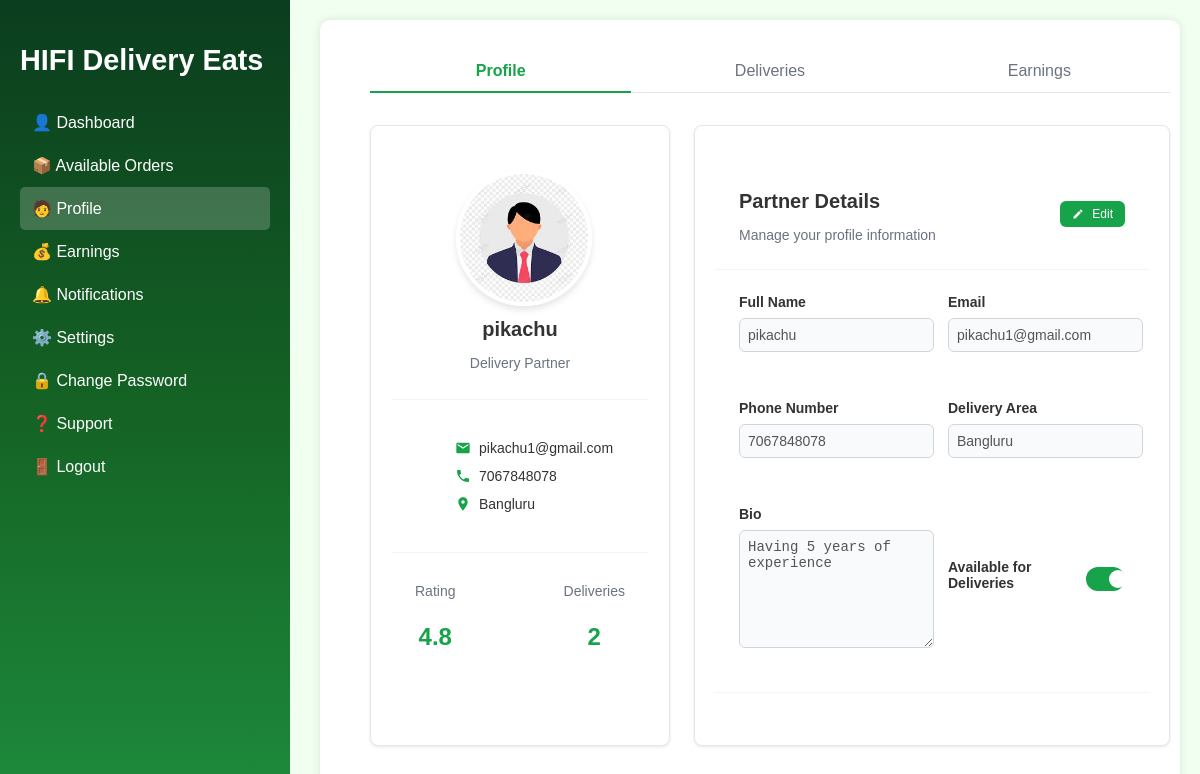
The page /delivery-partner/profile (signed in) on the database its author committed.
### models.py (models this page shows, shortened)
class DeliveryAgent(UserMixin, db.Model):
    __tablename__ = 'delivery_agent'
    id = db.Column(db.Integer, primary_key=True)
    username = db.Column(db.String(100))
    email = db.Column(db.String(100), unique=True)
    phone = db.Column(db.Integer, unique=True, nullable=False)
    password = db.Column(db.String(100), nullable=False)
    image = db.Column(db.String(255), nullable=True, server_default='')
    bio = db.Column(db.Text, nullable=True, server_default='')
    delivery_area = db.Column(db.String(100), nullable=False)
    available_slots = db.Column(db.Boolean, nullable=False, default=True)
    id_proof = db.Column(db.String(12), nullable=False, server_default='')
    is_approved = db.Column(db.Boolean, nullable=False, server_default='0')
    is_active = db.Column(db.Boolean, nullable=False, server_default='1')
    def __repr__(self):
        return f'<DeliveryAgent {self.username}>'

### routes.py (the view)
    @app.route('/delivery-partner/profile')
    def delivery_partner_profile():
        if not current_user.is_authenticated:
            flash("Please log in to access your profile.", "danger")
            return redirect(url_for('employee_login'))
        agent = DeliveryAgent.query.get(current_user.id)
        print("Loaded agent:", agent)
        return render_template('delivery_agent/profile.html', user=agent)

### templates/delivery_agent/profile.html (shortened to what this page needs)
{% extends "/delivery_agent/index.html" %}
{% block css %}
<link rel="stylesheet" href="/css/delivery_agent/profile.css">
{% endblock css %}
{% block content %}
    <div class="container">
        <form id="profile-form" action="{{ url_for('edit_delivery_agent', agent_id=user.id) }}" method="POST" enctype="multipart/form-data">
            <div class="profile-container">
                <div class="tabs">
                    <div class="tab-list">
                        <button type="button" class="tab-button active" data-tab="profile">Profile</button>
                        <button type="button" class="tab-button" data-tab="deliveries">Deliveries</button>
                        <button type="button" class="tab-button" data-tab="earnings">Earnings</button>
                    </div>
                    <div class="tab-content active" id="profile-tab">
                        <div class="profile-grid">
                            <div class="card">
                                <div class="card-header text-center">
                                    <div class="profile-image-container">
                                        <img id="profile-img" src="{{ url_for('static', filename=user.image) or 'https://via.placeholder.com/128' }}" alt="Profile picture" class="profile-image">
                                    </div>
                                    <h3 class="profile-name" id="display-name">{{ user.username }}</h3>
                                    <p class="profile-role">Delivery Partner</p>
                                </div>
                                <div class="card-content">
                                    <ul class="info-list">
                                        <li class="info-item">
                                            <svg class="info-icon" viewBox="0 0 24 24">
                                                <path fill="currentColor" d="M20 4H4c-1.1 0-1.99.9-1.99 2L2 18c0 1.1.9 2 2 2h16c1.1 0 2-.9 2-2V6c0-1.1-.9-2-2-2zm0 4l-8 5-8-5V6l8 5 8-5v2z"></path>
                                            </svg>
                                            <span id="display-email">{{ user.email }}</span>
                                        </li>
                                        <li class="info-item">
                                            <span id="display-phone">{{ user.phone }}</span>
                                        </li>
                                        <li class="info-item">
                                            <svg class="info-icon" viewBox="0 0 24 24">
                                                <path fill="currentColor" d="M12 2C8.13 2 5 5.13 5 9c0 5.25 7 13 7 13s7-7.75 7-13c0-3.87-3.13-7-7-7zm0 9.5c-1.38 0-2.5-1.12-2.5-2.5s1.12-2.5 2.5-2.5 2.5 1.12 2.5 2.5-1.12 2.5-2.5 2.5z"></path>
                                            </svg>
                                            <span id="display-area">{{ user.delivery_area }}</span>
                                        </li>
                                    </ul>
                                </div>
                                <div class="card-footer">
                                    <div>
                                        <p class="stat-label">Rating</p>
                                        <p class="stat-value">4.8</p>
                                    </div>
                                    <div>
                                        <p class="stat-label">Deliveries</p>
                                        <p class="stat-value">2</p>
                                    </div>
                                </div>
                            </div>
                            <div class="card">
                                <div class="card-header card-header-flex">
                                    <div>
                                        <h3 class="card-title">Partner Details</h3>
                                        <p class="card-description">Manage your profile information</p>
                                    </div>
                                    <button type="button" id="edit-toggle-btn" class="btn btn-primary btn-sm">
                                    </button>
                                </div>
                                <div class="card-content">
                                    <div class="form-grid">
                                        <div class="form-group">
                                            <label for="name" class="form-label">Full Name</label>
                                            <input type="text" id="name" name="username" class="form-control" value="{{ user.username }}">
                                        </div>
                                        <div class="form-group">
                                            <label for="email" class="form-label">Email</label>
                                            <input type="email" id="email" name="email" class="form-control" value="{{ user.email }}">
                                        </div>
                                        <div class="form-group">
                                            <label for="phone" class="form-label">Phone Number</label>
                                            <input type="text" id="phone" name="phone" class="form-control" value="{{ user.phone }}">
                                        </div>
                                        <div class="form-group">
                                            <label for="deliveryArea" class="form-label">Delivery Area</label>
                                            <input type="text" id="deliveryArea" name="delivery_area" class="form-control" value="{{ user.delivery_area }}">
                                        </div>
                                        <div class="form-group">
                                            <label for="bio" class="form-label">Bio</label>
                                            <textarea id="bio" name="bio" class="form-control">{{ user.bio }}</textarea>
                                        </div>
                                        <div class="form-group form-switch">
                                            <label for="available" class="form-label">Available for Deliveries</label>
                                            <label class="switch">
                                                <span class="slider"></span>
                                            </label>
                                        </div>
                                    </div>
                                </div>
                                <div class="card-footer">
                                </div>
                            </div>
                        </div>
                    </div>
                </div>
            </div>
        </div>
</div>
{% endblock %}

### static/css/delivery_agent/index.css (style rules this page uses)
body { font-family: 'Poppins', sans-serif; margin: 0; background: #f0fff0; }
.card { background: #f1f2f6; padding: 20px; border-radius: 10px; box-shadow: 2px 2px 10px rgba(0,0,0,0.1); flex: 1; text-align: center; transition: 0.3s; }
.profile-image { width: 40px; height: 40px; border-radius: 50%; object-fit: cover; }

### static/css/delivery_agent/profile.css (style rules this page uses)
body { background-color: #f0fff0; color: #333; }
.container { width: 100%; max-width: 1200px; margin: 0 auto; padding: 0 20px; }
.profile-container { max-width: 1000px; margin: 0 auto; }
.tabs { margin-bottom: 2rem; }
.tab-list { display: grid; grid-template-columns: repeat(3, 1fr); gap: 0.5rem; margin-bottom: 2rem; border-bottom: 1px solid #e5e7eb; }
.tab-button { background: none; border: none; padding: 0.75rem; font-size: 1rem; cursor: pointer; position: relative; color: #6b7280; text-align: center; }
.tab-button.active { color: #16a34a; font-weight: 600; }
.tab-button.active::after { content: ''; position: absolute; bottom: -1px; left: 0; width: 100%; height: 2px; background-color: #16a34a; }
.tab-content { display: none; }
.tab-content.active { display: block; }
.profile-grid { display: grid; gap: 1.5rem; }
@media (min-width: 768px) { .profile-grid { grid-template-columns: 300px 1fr; } }
.card { background-color: white; border-radius: 0.5rem; box-shadow: 0 1px 3px rgba(0, 0, 0, 0.1); border: 1px solid #e5e7eb; overflow: hidden; }
.card-header { padding: 1.5rem 1.5rem 0.75rem; border-bottom: 1px solid #f3f4f6; }
.card-header-flex { display: flex; justify-content: space-between; align-items: center; }
.card-title { font-size: 1.25rem; font-weight: 600; margin-bottom: 0.25rem; font-weight: bold; text-align: left; }
.card-description { color: #6b7280; font-size: 0.875rem; }
.card-content { padding: 1.5rem; }
.card-footer { padding: 1rem 1.5rem; border-top: 1px solid #f3f4f6; display: flex; justify-content: space-between; }
.profile-image-container { position: relative; width: 128px; height: 128px; margin: 0 auto 1rem; }
.profile-image { width: 100%; height: 100%; border-radius: 50%; object-fit: cover; border: 4px solid white; box-shadow: 0 4px 6px rgba(0, 0, 0, 0.1); }
.text-center { text-align: center; }
.profile-name { font-size: 1.25rem; font-weight: 600; margin-bottom: 0.25rem; }
.profile-role { color: #6b7280; font-size: 0.875rem; margin-bottom: 1rem; }
.stat-label { font-size: 0.875rem; color: #6b7280; }
.stat-value { font-size: 1.5rem; font-weight: 700; color: #16a34a; }
.info-list { list-style: none; margin: 1rem 0; }
.info-item { display: flex; align-items: center; gap: 0.5rem; margin-bottom: 0.75rem; font-size: 0.875rem; }
.info-icon { color: #16a34a; width: 16px; height: 16px; flex-shrink: 0; }
.form-grid { display: grid; gap: 2rem; }
@media (min-width: 640px) { .form-grid { grid-template-columns: repeat(2, 1fr); } }
.form-group { margin-bottom: 1rem; }
.form-label { display: block; margin-bottom: 0.5rem; font-size: 0.875rem; font-weight: bold; text-align: left; }
.form-control { width: 100%; padding: 0.5rem; border: 1px solid #d1d5db; border-radius: 0.375rem; font-size: 0.875rem; }
.form-control:disabled { background-color: #f9fafb; cursor: not-allowed; }
textarea.form-control { min-height: 100px; resize: vertical; }
.form-switch { display: flex; align-items: center; justify-content: space-between; }
.switch { position: relative; display: inline-block; width: 44px; height: 24px; }
.slider { position: absolute; cursor: pointer; top: 0; left: 0; right: 0; bottom: 0; background-color: #e5e7eb; transition: .4s; border-radius: 24px; }
.slider:before { position: absolute; content: ""; height: 18px; width: 18px; left: 3px; bottom: 3px; background-color: white; transition: .4s; border-radius: 50%; }
input:checked + .slider { background-color: #16a34a; }
input:checked + .slider:before { transform: translateX(20px); }
.btn { display: inline-flex; align-items: center; justify-content: center; padding: 0.5rem 1rem; font-size: 0.875rem; font-weight: 500; border-radius: 0.375rem; cursor: pointer; transition: all 0.2s; }
.btn-primary { background-color: #16a34a; color: white; border: none; }
.btn-sm { padding: 0.375rem 0.75rem; font-size: 0.75rem; }

### rows shown on the page
DeliveryAgent: image (picture), username "pikachu", email "pikachu1@gmail.com", phone "7067848078", delivery_area "Bangluru", bio "Having 5 years of experience"
